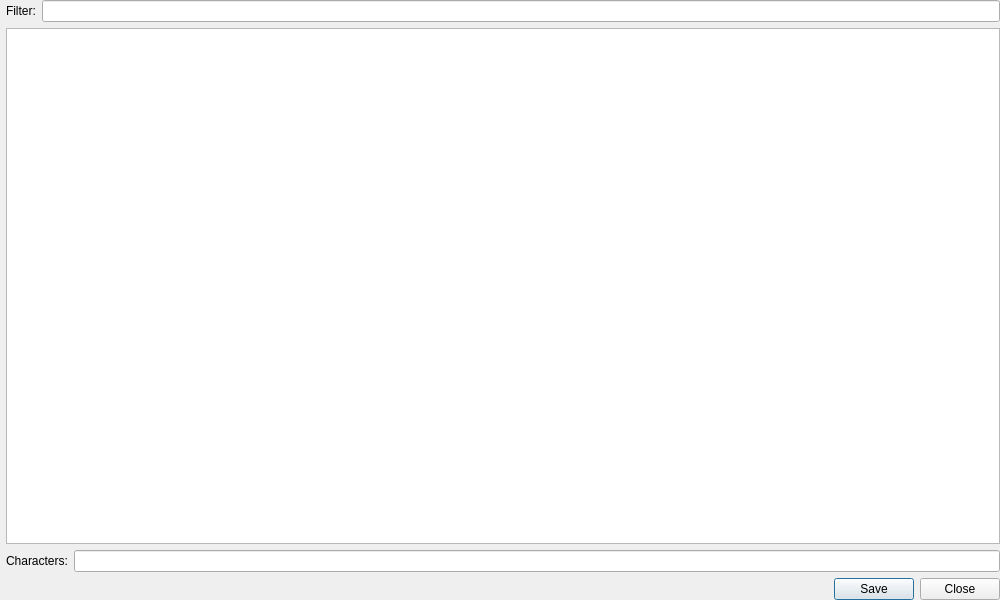
<?xml version="1.0" encoding="UTF-8"?>
<ui version="4.0">
 <class>CharactersInHTMLFilesWidget</class>
 <widget class="QWidget" name="CharactersInHTMLFilesWidget">
  <property name="geometry">
   <rect>
    <x>0</x>
    <y>0</y>
    <width>1000</width>
    <height>600</height>
   </rect>
  </property>
  <property name="windowTitle">
   <string>Characters in HTML Files</string>
  </property>
  <layout class="QVBoxLayout" name="verticalLayout">
   <property name="leftMargin">
    <number>6</number>
   </property>
   <property name="topMargin">
    <number>0</number>
   </property>
   <property name="rightMargin">
    <number>0</number>
   </property>
   <property name="bottomMargin">
    <number>0</number>
   </property>
   <item>
    <layout class="QHBoxLayout" name="horizontalLayout" stretch="0,0">
     <item>
      <widget class="QLabel" name="label">
       <property name="toolTip">
        <string>List only the file names which contain the text you enter.</string>
       </property>
       <property name="text">
        <string>Filter:</string>
       </property>
      </widget>
     </item>
     <item>
      <widget class="QLineEdit" name="Filter"/>
     </item>
    </layout>
   </item>
   <item>
    <widget class="QTreeView" name="fileTree">
     <property name="sizePolicy">
      <sizepolicy hsizetype="Preferred" vsizetype="Expanding">
       <horstretch>0</horstretch>
       <verstretch>0</verstretch>
      </sizepolicy>
     </property>
     <property name="showDropIndicator" stdset="0">
      <bool>false</bool>
     </property>
     <property name="alternatingRowColors">
      <bool>true</bool>
     </property>
     <property name="selectionMode">
      <enum>QAbstractItemView::ExtendedSelection</enum>
     </property>
     <property name="uniformRowHeights">
      <bool>false</bool>
     </property>
     <property name="sortingEnabled">
      <bool>true</bool>
     </property>
    </widget>
   </item>
   <item>
    <layout class="QHBoxLayout" name="horizontalLayout_2">
     <item>
      <widget class="QLabel" name="label_2">
       <property name="text">
        <string>Characters:</string>
       </property>
      </widget>
     </item>
     <item>
      <widget class="QLineEdit" name="Characters">
       <property name="readOnly">
        <bool>true</bool>
       </property>
      </widget>
     </item>
    </layout>
   </item>
   <item>
    <widget class="QDialogButtonBox" name="buttonBox">
     <property name="standardButtons">
      <set>QDialogButtonBox::Close|QDialogButtonBox::Save</set>
     </property>
    </widget>
   </item>
  </layout>
 </widget>
 <resources/>
 <connections/>
</ui>
